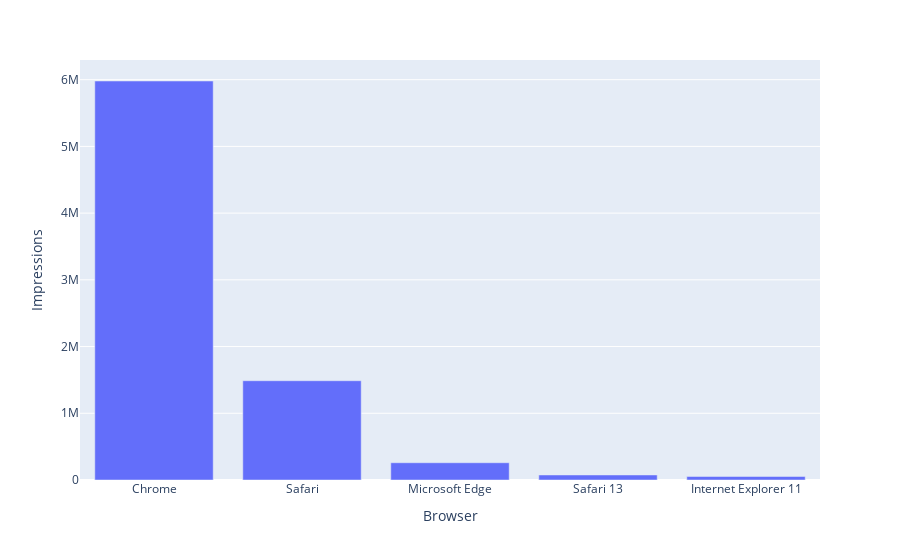

Source (notebook cell):
### Code cell
import plotly.express as px
fig = px.bar(browser_impressions, x = 'Browser', y = 'Impressions', )
fig.show()

### Figure 1 — Plotly figure (JSON) as saved in the notebook; plotly's stock layout.template omitted (floating-point values rounded to 4 significant figures)
{"data": [{"alignmentgroup": "True", "hovertemplate": "Browser=%{x}<br>Impressions=%{y}<extra></extra>", "legendgroup": "", "marker": {"color": "#636efa"}, "name": "", "offsetgroup": "", "orientation": "v", "showlegend": false, "textposition": "auto", "type": "bar", "x": ["Chrome", "Safari", "Microsoft Edge", "Safari 13", "Internet Explorer 11"], "xaxis": "x", "y": [5980145, 1487815, 258727, 75239, 52004], "yaxis": "y"}], "layout": {"barmode": "relative", "legend": {"tracegroupgap": 0}, "margin": {"t": 60}, "xaxis": {"anchor": "y", "domain": [0, 1], "title": {"text": "Browser"}}, "yaxis": {"anchor": "x", "domain": [0, 1], "title": {"text": "Impressions"}}}}
